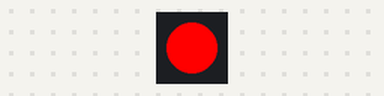
Recording of a program running on a simulated CircuitPython board. On the bench: 1 RGB LEDs in strip order, left to right.

Above: at 0.2 s.
At 1.7 s:
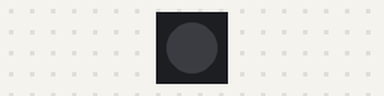
Timing chart, 0 to 3.0 s (numbered marks = the images above):
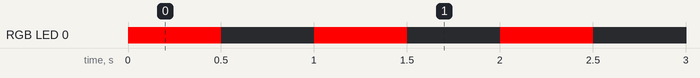

The program:

dotstar.py
```python
import time
import board
import adafruit_dotstar

dot = adafruit_dotstar.DotStar(board.APA102_SCK, board.APA102_MOSI, 1)

while True:
    dot[0] = (255, 0, 0)  # red
    time.sleep(0.5)
    dot[0] = (0, 0, 0)    # off
    time.sleep(0.5)
```

Measured:
- by itself, RGB LED 0: alternates RGB(255, 0, 0) for 0.50 s and off for 0.50 s
